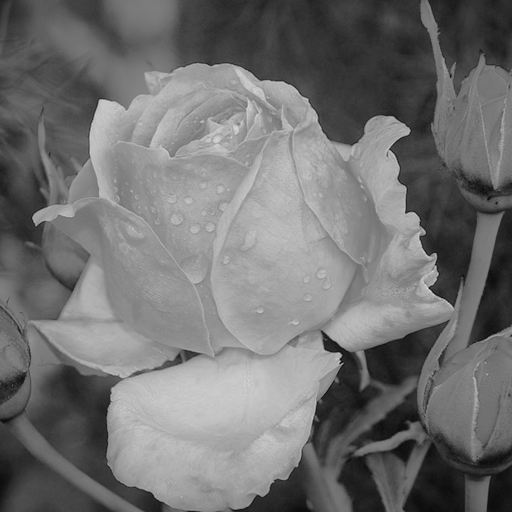
#> input picture Project2/dew on roses.tif, 512 x 512 px
$ python homework_3.py
#> lines starting #> are read from the running program, lines starting #| are printed output that depends on the picture; after the words box and inside, x2 and y2 are one past the last pixel; in counts of white or black regions, pixels touching at a corner belong together; long printed decimals are rounded
import matplotlib.pyplot as plt
from skimage import filters
from skimage import exposure
import cv2
import numpy as np
import numba

def diff_mean_sq(mk, mg):
    return mk*mk - 2*mk*mg + mg*mg

@numba.jit
def prob(start, stop):
    summ = 0
    for i in range(start, stop+1):
        summ = summ + hist[i]/sum(hist)
    return summ

@numba.jit
def mean(start, stop):
    summ = 0
    for i in range(start, stop+1):
        summ = summ + i * hist[i]/sum(hist)
    return summ

img = cv2.imread('dew on roses.tif', 0)
#> img is the input picture: shape (512, 512); min 11, max 238, mean 113
val = filters.threshold_otsu(img)
#> val = 107
'''
hist, bins_center = exposure.histogram(img)
print(hist)
print(sum(hist))
print(hist[227])
'''
hist, bins = np.histogram(img.ravel(),256,[0,256])
#> hist = 256 values, max 4604 at index 51, min 0 at index 0, mean 1024; bins = 257 values from 0 to 256
#print(hist) # n[i]
print(sum(hist)) # MN
#| 262144
summ = 0
L = 256 + 1
for i in range(L-1):
    summ = summ + hist[i]/sum(hist) # p[i]
#> this loop made 256 passes
#> summ on passes 1 to 3: 0, 0, 0
#> after the loop, summ = 1
print(summ)
#| 1.0
print('start')
start = 2
variance = np.zeros(img.shape)
P1 = 0
P2 = 0
P3 = 0
m1 = 0
m2 = 0
m3 = 0
mg = 0
optimum = 0
opt_k1 = 0
opt_k2 = 0
'''
for k1 in range(1, L-3): # k1
    for k2 in range(start, L-2): # k2
        # P1, P2, P3
        P1 = prob(0, k1)
        P2 = prob(k1+1, k2)
        P3 = prob(k2+1, 255)
        # m1, m2, m3
        if P1 == 0:
            break
        else:
            m1 = 1/P1 * mean(0, k1)
        if P2 == 0:
            break
        else:
            m2 = 1/P2 * prob(k1+1, k2)
        if P3 == 0:
            break
        else:
            m3 = 1/P3 * prob(k2+1, 255)
        # global mean, mg
        mg = P1 * m1 + P2 * m2 + P3 * m3
        print('k1', k1, 'k2', k2)
        variance[k1][k2] = P1 * diff_mean_sq(m1, mg) + P2 * diff_mean_sq(m2, mg) + P3 * diff_mean_sq(m3, mg)
        if optimum < variance[k1][k2]:
            optimum = variance[k1][k2]
            opt_k1 = k1
            opt_k2 = k2
    start = start + 1
'''
print('optimal')
print(optimum, np.amax(variance), variance[110][160])
#| 0 0.0 0.0
#> variance: shape (512, 512) float64; every value is 0
print(opt_k1)
print(opt_k2)

plt.figure(figsize=(9, 4))
plt.subplot(121)
plt.imshow(img, cmap='gray', interpolation='nearest')
plt.axis('off')

fig1 = img <= 110
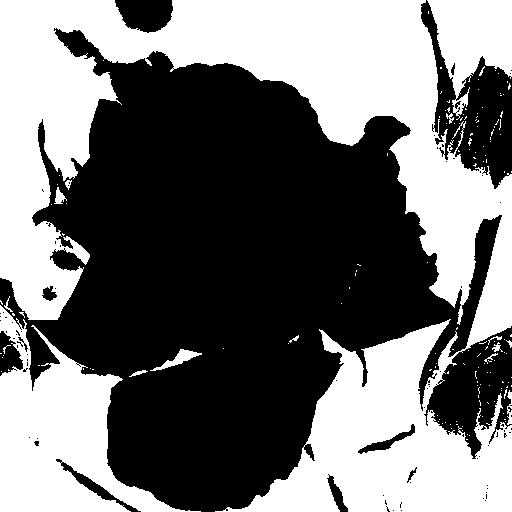
#> fig1: shape (512, 512) bool; 45.1% white; 154 white regions (138 under 20 px), largest, box (x1, y1, x2, y2) and area: (0, 0, 512, 512) 93884, (0, 305, 201, 512) 17419, (427, 0, 512, 120) 5637
plt.subplot(122), plt.plot(hist)
#plt.imshow(hist, cmap='gray', interpolation='nearest')
#plt.axis('off')
'''
fig2 = np.logical_and(img > 110,  img <= 160)
plt.subplot(153)
plt.imshow(fig2, cmap='gray', interpolation='nearest')
plt.axis('off')

fig3 = img > 160
plt.subplot(154)
plt.imshow(fig3, cmap='gray', interpolation='nearest')
plt.axis('off')

for i in range(512):
    for j in range(512):
        if img[i][j] <= 110:
            img[i][j] = 0
        if (img[i][j] > 110) and (img[i][j] <= 160):
            img[i][j] = 127
        if img[i][j] > 160:
            img[i][j] = 255

plt.subplot(155)
plt.imshow(img, cmap='gray', interpolation='nearest')
plt.axis('off')
'''
plt.tight_layout()
plt.show()
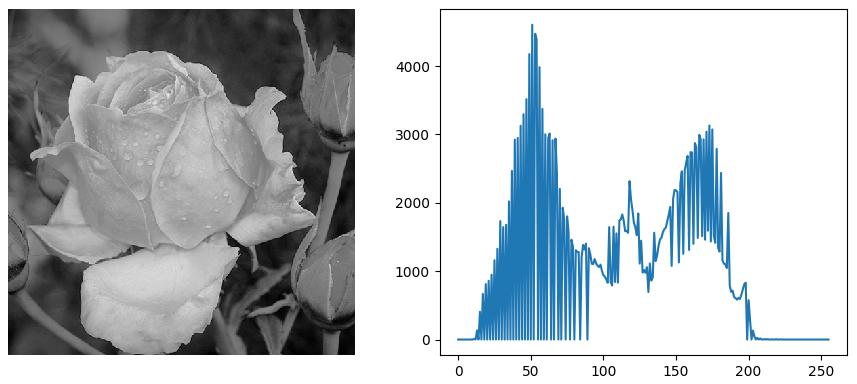
#> figure drawn by matplotlib, 2 panels; panel 2: curve peaks at x = 51, y = 4604
